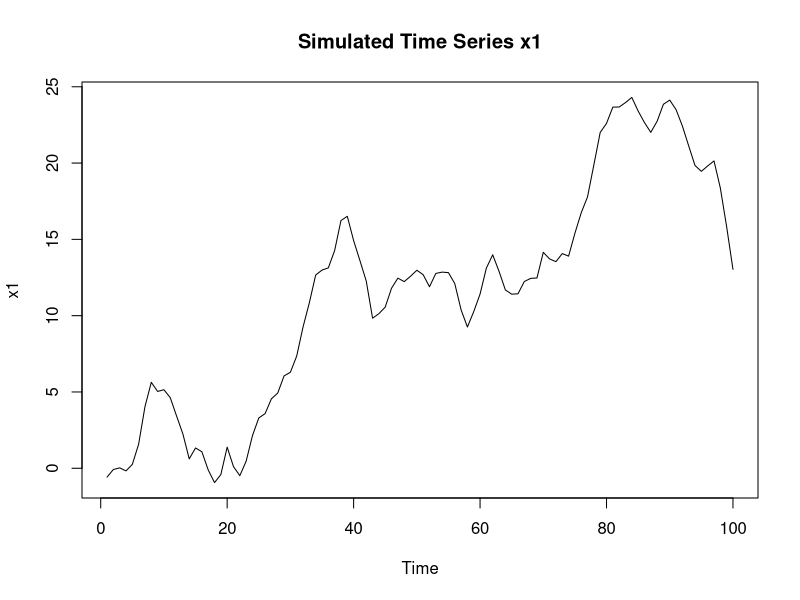
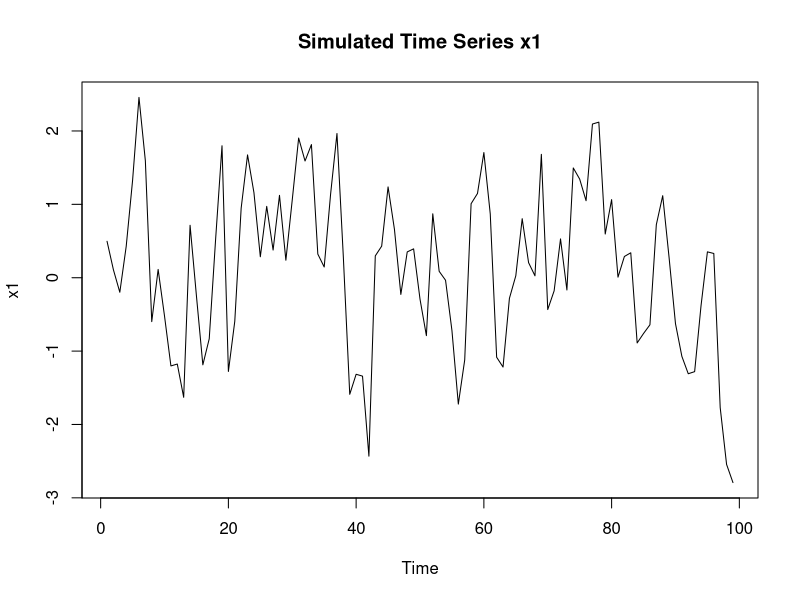
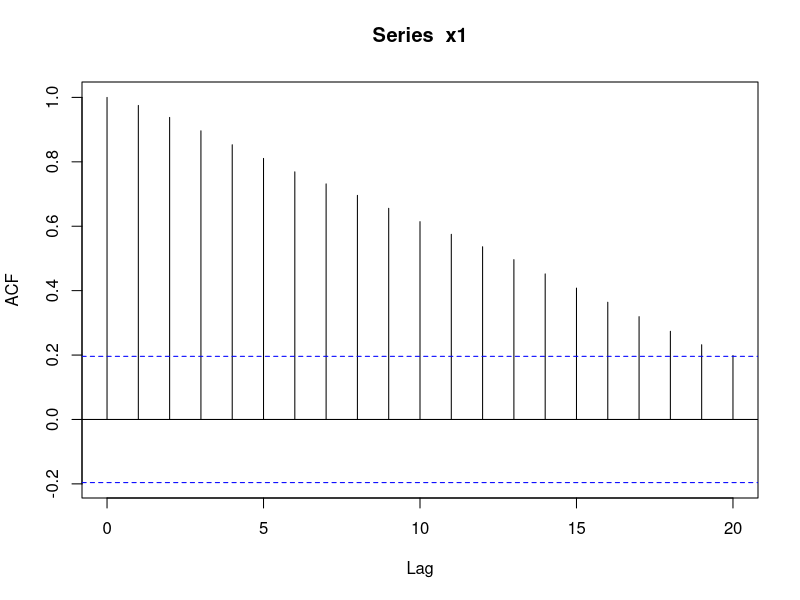
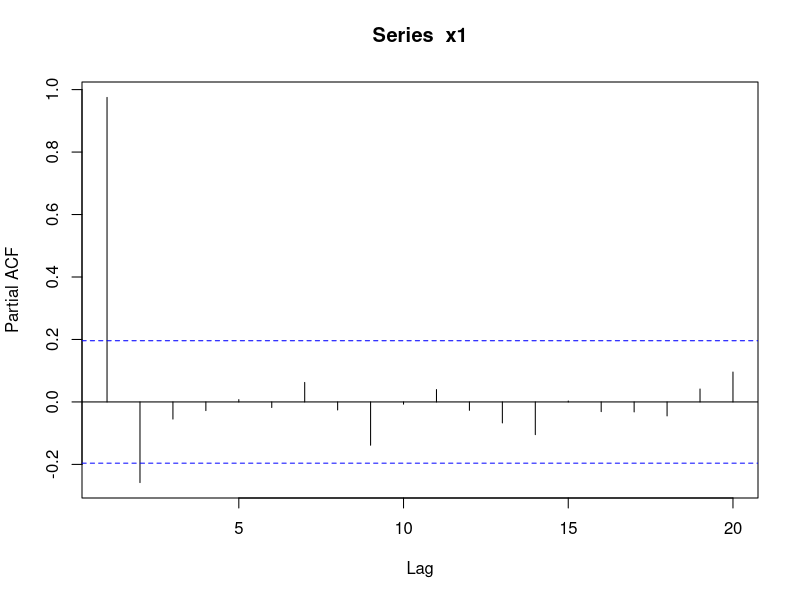
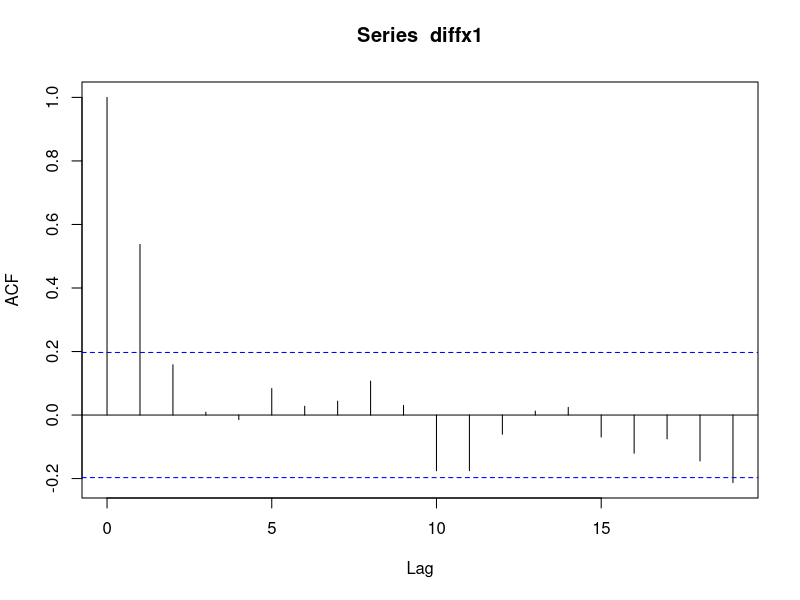
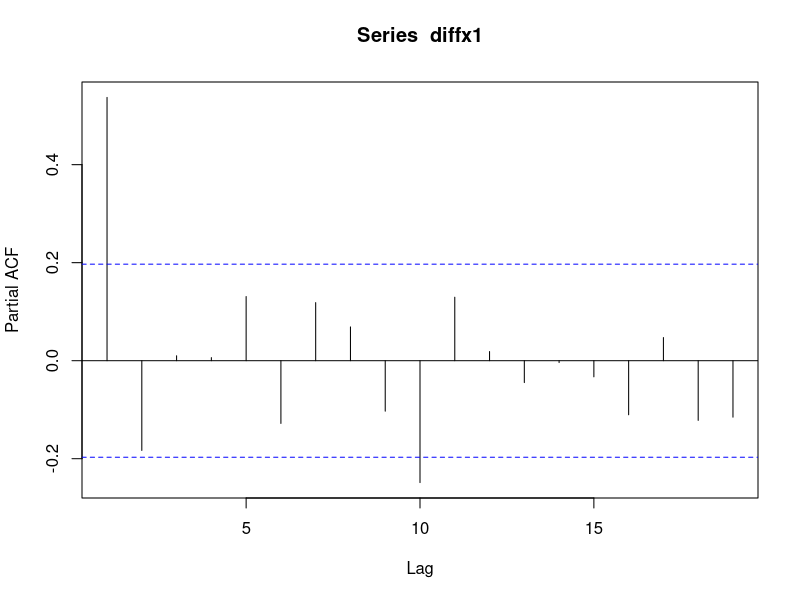
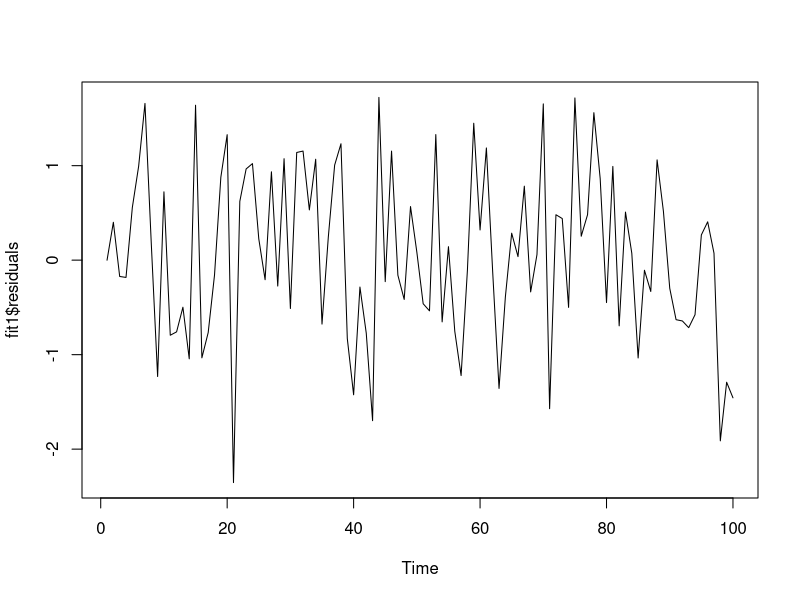
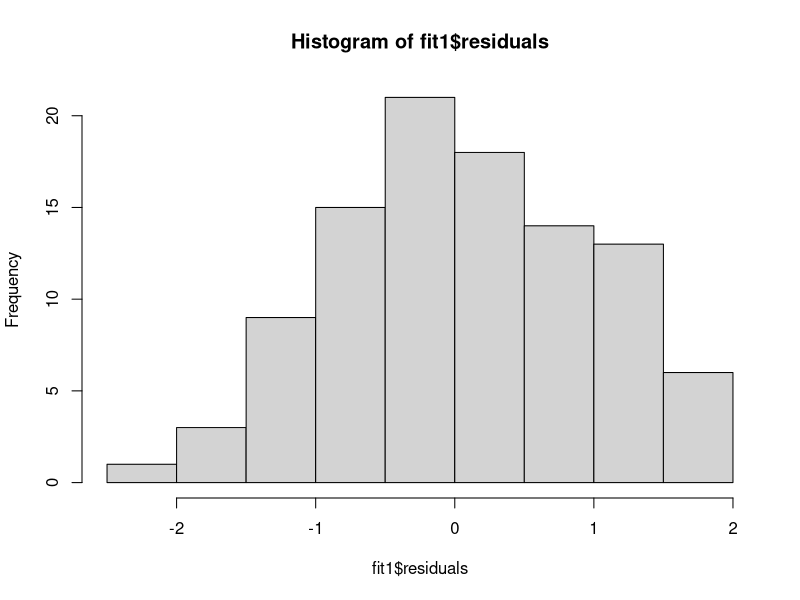

Reproduce these figures in R, in order. (Note: this script raises an error after producing the figures.)
set.seed(898)
x1 <- w <- rnorm(100)
for (i in 3:100) x1[i] <- 0.5*x1[i-1] + x1[i-1] -0.5*x1[i-2] + w[i] + 0.3*w[i-1]
str(x1)
summary(x1)

plot.ts(x1, main = "Simulated Time Series x1", ylab = "x1")

diffx1 <- diff(x1)
plot.ts(diffx1, main = "Simulated Time Series x1", ylab = "x1")

acf(x1)
pacf(x1)
acf(diffx1)
pacf(diffx1)

fit1 <- arima(x1, order = c(1,1,1))
summary(fit1)

plot.ts(fit1$residuals)
hist(fit1$residuals)
acf(fit1$residuals)
pacf(fit1$residuals)

ljung_box(fit1$residuals)

